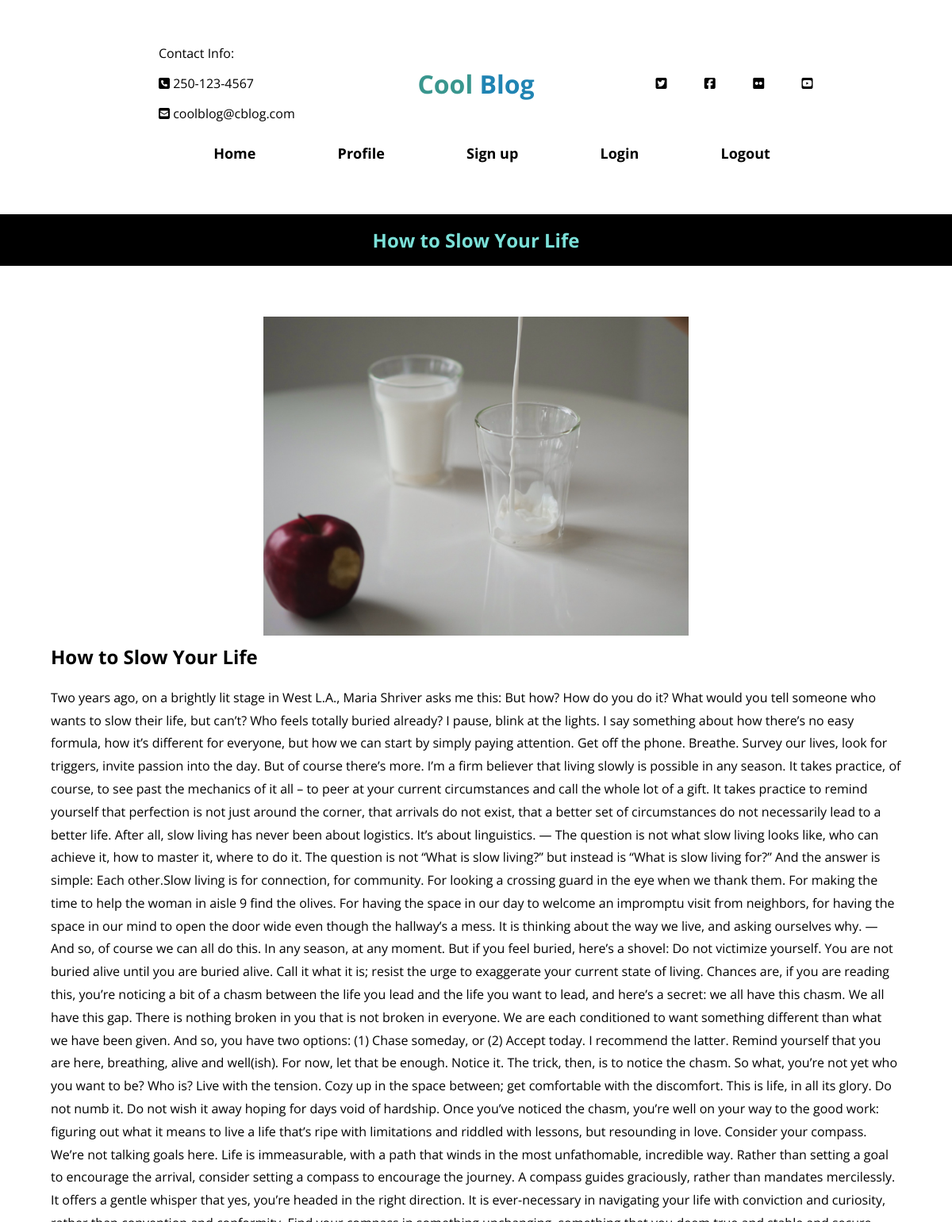
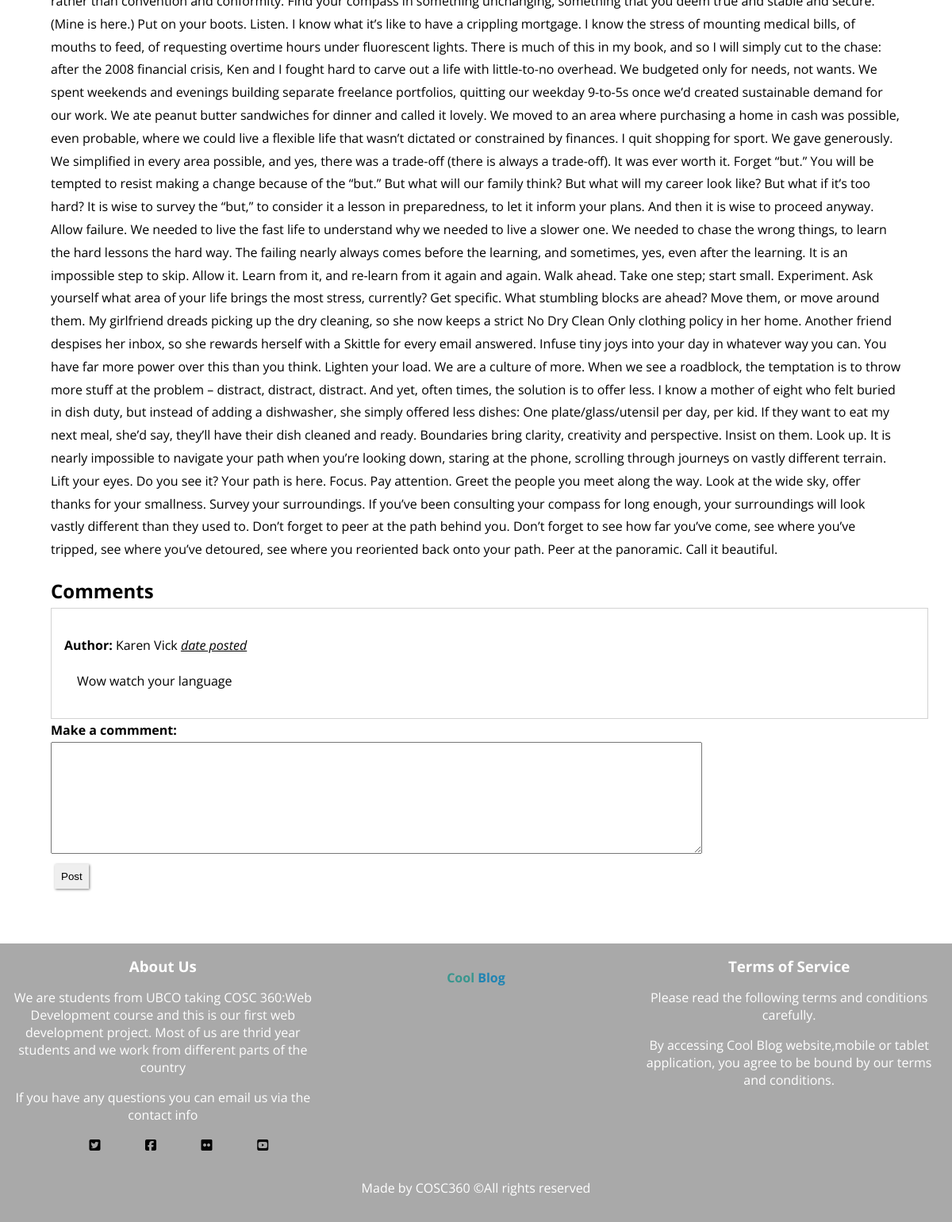
Screenshot of /PHP/blogpost.php?temp=How to Slow Your Life with the database file from the repository (2 pictures, top to bottom).
### tables this page shows
CREATE TABLE `blogs` (
    `username` varchar(255) NOT NULL,
    `title` varchar(255) NOT NULL,
    `category` varchar(255) NOT NULL,
    `picture` varchar(255),
    `content` text NOT NULL,
    `comments` varchar(255)
);

### PHP/blogpost.php (the view, shortened to what this page needs)
<!DOCTYPE html>
<html>
<?php
$host = "localhost";
$database = "cosc360_project";
$user = "webuser";
$password = "P@ssw0rd";
$connection = mysqli_connect($host, $user, $password, $database);
$error = mysqli_connect_error();
$title = null;
$content = null;
$img= null;
$passed= $_SESSION["title"];
if($error != null){
    $output = "<p>Unable to connect to database!</p>";
    exit($output);
}
else
{
    $sql = "SELECT * FROM blogs WHERE title='$passed';";
    $results = mysqli_query($connection, $sql);
    if(mysqli_num_rows($results)!=0){
        while ($row = mysqli_fetch_assoc($results)) {
            $title= $row['title'];
            $content= $row['content'];
            $img= $row['picture'];
        }
    }
    else {
    }
}
?>
<head>
    <link rel="stylesheet" href="../css/main.css"/>
</head>
<body>
<header>
    <div class="container">
        <div class="flexbox align-items-center justify-content-between">
            <div class="contact-info">
                <ul class="justify-content-evenly">
                    <li><p>Contact Info:</p></li>
                    <li><a><i class="fas fa-phone-square"></i> 250-123-4567</a></li>
                    <li><a><i class="fas fa-envelope-square"></i> coolblog@cblog.com</a></li>
                </ul>
            </div>
            <div class="page-name">
                <a class="title" href="../Main.php">Cool<span> Blog</span></a>
            </div>
            <div class="sns">
                <ul class="flexbox justify-content-evenly">
                    <li><a><i class="fab fa-twitter-square"></i></a></li>
                    <li><a><i class="fab fa-facebook-square"></i></a></li>
                    <li><a><i class="fab fa-flickr"></i></a></li>
                    <li><a><i class="fab fa-youtube-square"></i></a></li>
                </ul>
            </div>
        </div>
        <nav>
            <ul class="flexbox justify-content-center justify-content-evenly">
                <li class="nav-title"><a href="../Main.php">Home</a></li>
                <li class="nav-title"><a href="profile.php">Profile</a></li>
                <li class="nav-title"><a href="../html/sign-up.html">Sign up</a></li>
                <li class="nav-title" id="login-btn" style="cursor: pointer;">Login</li>
                <li class="nav-title"><a href="../PHP/logout.php">Logout</a></li>
            </ul>
        </nav>
    </div>
</header>
<section class="blog-banner text-align-center bgBlack colorPrimary">
    <h1><?php echo $title ?></h1>
</section>
<section class="blog-detail">
    <div class="img-container text-align-center">
    <img class="img-detail" alt="img-alt" src="<?php echo $img ?>">
    </div>
    <div class="blog-text">
        <h2><?php echo $title ?></h2>
        <p> <?php echo $content ?></p>
    </div>
    <div class="blog-text">
        <h2>Comments</h2>
        <div class="comments-container">
            <div class="comment"><p><b>Author: </b>Karen Vick <time><i><u>date posted</u></i></time></p>
                <p class="padding-comment">Wow watch your language</p>
            </div>
        </div>
    </div>
    <div class="blog-text">
        <form method="post" action="#">
            <Label><b>Make a commment:</b></Label><br>
            <textarea rows="9" cols="100%"></textarea><br>
            <input class="button" type="submit" value="Post">
        </form>
    </div>
</section>
<footer class="bgDark colorWhite" style="margin:0">
    <div class="containeasdsadar" style="margin:0;">
        <div class="g-3-col">
            <div class="about-us text-align-center">
                <h3>About Us</h3>
                <p>We are students from UBCO taking COSC 360:Web Development course and this is our first web development project. Most of us are thrid year students and we work from different parts of the country</p>
                <p>If you have any questions you can email us via the contact info</p>
                <div class="sns">
                    <ul class="flexbox justify-content-evenly">
                        <li><a><i class="fab fa-twitter-square"></i></a></li>
                        <li><a><i class="fab fa-facebook-square"></i></a></li>
                        <li><a><i class="fab fa-flickr"></i></a></li>
                        <li><a><i class="fab fa-youtube-square"></i></a></li>
                    </ul>
                </div>
            </div>
            <div class="tags text-align-center">
            <div class="title-container">
                    <a class="title" href="Main.php">Cool<span> Blog</span></a>
                </div>
            </div>
            <div class="tos text-align-center">
                <h3>Terms of Service</h3>
                <p>Please read the following terms and conditions carefully.</p>
                <p>By accessing Cool Blog website,mobile or tablet application, you agree to be bound by our terms and conditions.</p>
            </div>
        </div>
        <div class="copyright text-align-center">
            <p>Made by COSC360 &copy;All rights reserved</p>
        </div>
    </div>
</footer>
</body>
</html>

### css/main.css (style rules this page uses)
.button { outline:none; box-shadow: 1px 1px 3px grey; border:0; padding:8px; width:fit-content; height: fit-content; }
body { font-family: 'Open Sans', sans-serif; margin:0; }
.bgBlack { background-color: black; }
.bgDark { background-color: darkgray; }
.colorPrimary { color: rgb(123, 224, 216); }
.colorWhite { color:white }
input { padding:5px; height: 20px; margin:5px; }
.container { margin: 0 2%; padding: 2% 10%; }
a { text-decoration: none; color:black; }
ul { list-style: none; }
.flexbox { display:flex; }
.g-3-col { display:grid; grid-template-columns: 1fr 1fr 1fr; grid-column-gap: 1em; }
nav { width: 100%; background-color: white; position: -webkit-sticky; position: sticky; top:0; padding: 0; }
nav ul { height: 60px; padding: 1em auto; margin:auto; vertical-align: middle; }
nav ul li { display: flex; align-items: center; padding-bottom: 15px; }
h1,h2,h3,h4 { margin:0; }
.text-align-center { text-align: center; }
.justify-content-center { justify-content: center; }
.align-items-center { align-items: center; }
.justify-content-between { justify-content: space-between; }
.justify-content-evenly { justify-content: space-evenly; }
.nav-title { font-size: large; font-weight: bold; }
header li { margin: 1em; }
header { padding: 1em 0; }
.title { font-size: 2.0em; font-weight: bold; color: rgb(57, 150, 142); }
.title > span { color: rgb(32, 132, 179); font-weight: none; }
header .contact-info { width:33%; }
header .sns { width:33%; }
header nav { padding: 0; }
h1 { text-align: center; }
.blog-detail { margin:1em; padding:3em; }
.blog-text { line-height: 1.8; font-family: 'Open Sans', sans-serif; }
.padding-comment { padding-left:1em; }
.comments-container { border:1px solid lightgrey; height: fit-content; width: 100%; padding:1em; }
.img-detail { width: 50%; height:5%; object-fit:cover; }
.blog-banner { padding:1em; }
footer { padding: 1em; left:0; bottom:0; }
footer .title { font-size: 1em; font-weight: bold; color: rgb(57, 150, 142); }
footer .title > span { color: rgb(32, 132, 179); font-weight: none; }
.title-container { margin-top: 1em; }

### rows the page displays
blogs: title "How to Slow Your Life", picture (picture), content "Two years ago, on a brightly lit stage in West L.A., Maria Shriver asks me this: But how? How do you do it? What would you tell someone who wants to slow their life, but can’t? Who feels totally buried already? I pause, blink at the lights. I say something about how there’s no easy formula, how it’s different for everyone, but how we can start by simply paying attention. Get off the phone. Breathe. Survey our lives, look for triggers, invite passion into the day. But of course there’s more. I’m a firm believer that living slowly is possible in any season. It takes practice, of course, to see past the mechanics of it all – to peer at your current circumstances and call the whole lot of a…"
